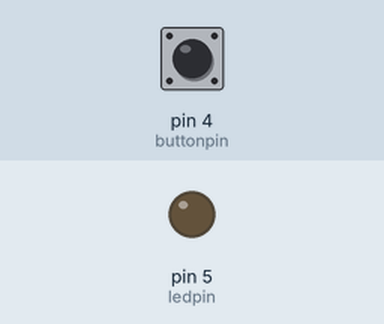
This sketch was run on a simulated Arduino Uno, built with avr-gcc and run on an emulated ATmega328P. On the bench: output pins drawn as LEDs (lit = HIGH). The test bench sets the inputs (shaded band); at power-on: pin 4 (buttonpin) HIGH.

Above: at 1.2 s.
1.3 s: pin 4 (buttonpin) pulled LOW for 0.15 s
At 1.37 s:
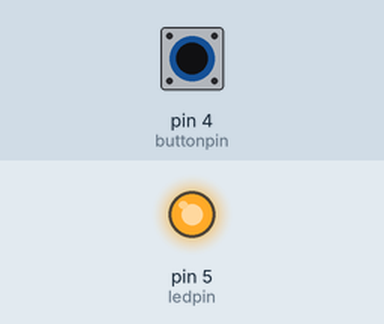
2.9 s: pin 4 (buttonpin) pulled LOW for 3.2 s
At 6.7 s:
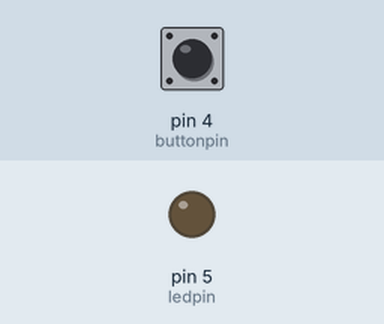
Timing chart, 0 to 8.2 s (numbered marks = the images above; inputs shaded):
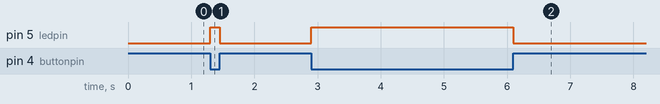

The sketch:

05_button.ino
```cpp
/*
 * Button
 */

int ledpin    = 5;  // Define the led light in D5
int buttonpin = 4;  // Define the button in D4
int ledState;

void setup () {
  pinMode(ledpin,   OUTPUT);  // The LED light interface is defined as output
  pinMode(buttonpin, INPUT);  // Define the button interface as input
}

void loop () {
  ledState = digitalRead(buttonpin);

  if (ledState == LOW) {
    digitalWrite(ledpin, HIGH);
  } else {
    digitalWrite(ledpin, LOW);
  }
}
```

Measured:
- after the input at 1.3 s, pin 5 (ledpin): LOW → HIGH at once, → LOW 0.15 s later
- after the input at 2.9 s, pin 5 (ledpin): LOW → HIGH at once, → LOW 3.2 s later
